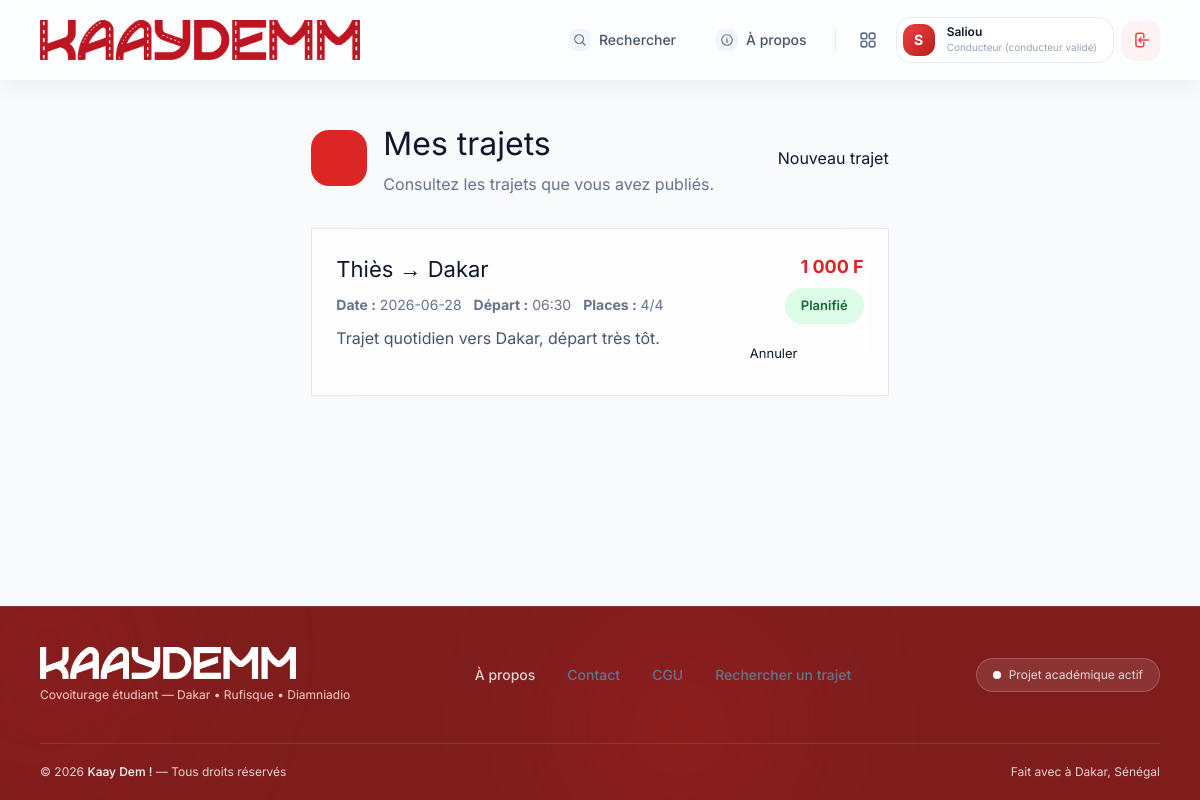
Page /public/conducteur/trajets (signed in) on the committed database.
### tables this page shows
CREATE TABLE trajets (
    id INT AUTO_INCREMENT PRIMARY KEY,
    conducteur_id INT NOT NULL,
    vehicule_id INT NOT NULL,
    ville_depart VARCHAR(100) NOT NULL,
    point_depart VARCHAR(150) NULL,
    ville_arrivee VARCHAR(100) NOT NULL,
    point_arrivee VARCHAR(150) NULL,
    date_trajet DATE NOT NULL,
    heure_depart TIME NOT NULL,
    prix_par_place DECIMAL(10, 2) NOT NULL,
    places_disponibles INT NOT NULL,
    places_totales INT NOT NULL,
    description TEXT NULL,
    climatisation BOOLEAN DEFAULT FALSE,
    musique BOOLEAN DEFAULT TRUE,
    fumeur BOOLEAN DEFAULT FALSE,
    statut ENUM('planifie', 'en_cours', 'termine', 'annule') DEFAULT 'planifie',
    date_creation DATETIME DEFAULT CURRENT_TIMESTAMP,
    FOREIGN KEY (conducteur_id) REFERENCES utilisateurs(id) ON DELETE CASCADE,
    FOREIGN KEY (vehicule_id) REFERENCES vehicules(id) ON DELETE RESTRICT
);

### app/controllers/ConducteurController.php (called while the page is built, shortened)
<?php
class ConducteurController extends Controller {
    private $trajetModel;
    public function __construct() {
        $this->trajetModel = $this->model('Trajet');
    }
    public function mesTrajets() {
        $trajets = $this->trajetModel->getByConducteur($_SESSION['user_id']);
        $data = [
            'titre' => 'Mes trajets',
            'trajets' => $trajets
        ];
        $this->render('conducteur/mes_trajets', $data);
    }
}

### public/index.php (called while the page is built, shortened)
<?php
require_once '../app/core/Database.php';
require_once '../app/core/Controller.php';
require_once '../app/core/Router.php';
$router = new Router();
$router->get('/', 'HomeController', 'index');
$router->get('/a-propos', 'HomeController', 'about');
$router->get('/contact', 'HomeController', 'contact');
$router->get('/auth/connexion', 'AuthController', 'loginForm');
$router->post('/auth/connexion', 'AuthController', 'login');
$router->get('/auth/inscription', 'AuthController', 'registerForm');
$router->post('/auth/inscription', 'AuthController', 'register');
$router->get('/auth/deconnexion', 'AuthController', 'logout');
$router->get('/trajets/recherche', 'TrajetController', 'searchForm');
$router->get('/trajets/resultats', 'TrajetController', 'searchResults');
$router->get('/trajets/detail/{id}', 'TrajetController', 'detail');
$router->get('/passager/dashboard', 'PassagerController', 'dashboard');
$router->get('/passager/reservations', 'PassagerController', 'reservations');
$router->get('/passager/reservation/{id}', 'PassagerController', 'reservation');
$router->get('/passager/reserver/{trajet_id}', 'PassagerController', 'reserverTrajet');
$router->post('/passager/reserver/{trajet_id}', 'PassagerController', 'reserverTrajet');
$router->get('/conducteur/dashboard', 'ConducteurController', 'dashboard');
$router->get('/conducteur/trajets', 'ConducteurController', 'mesTrajets');
$router->get('/conducteur/trajets/nouveau', 'ConducteurController', 'nouveauTrajetForm');
$router->post('/conducteur/trajets/nouveau', 'ConducteurController', 'creerTrajet');
$router->get('/conducteur/vehicule/nouveau', 'ConducteurController', 'nouveauVehiculeForm');
$router->post('/conducteur/vehicule/nouveau', 'ConducteurController', 'creerVehicule');
$router->post('/conducteur/trajet/{trajet_id}/annuler', 'ConducteurController', 'annulerTrajet');
$router->get('/conducteur/reservations', 'ConducteurController', 'reservations');
$router->post('/conducteur/reservation/{reservation_id}/accept', 'ConducteurController', 'acceptReservation');
$router->post('/conducteur/reservation/{reservation_id}/reject', 'ConducteurController', 'rejectReservation');
$router->get('/profil', 'ProfilController', 'index');
$router->get('/admin/dashboard', 'AdminController', 'dashboard');
$router->get('/admin/trajets', 'AdminController', 'trajets');
$router->post('/admin/validerConducteur/{id}', 'AdminController', 'validerConducteur');
$router->post('/admin/refuserConducteur/{id}', 'AdminController', 'refuserConducteur');
$router->get('/passager/devenirConducteur', 'PassagerController', 'devenirConducteurForm');
$router->post('/passager/devenirConducteur', 'PassagerController', 'devenirConducteur');
$uri = $_SERVER['REQUEST_URI'];
$method = $_SERVER['REQUEST_METHOD'];
$router->dispatch($uri, $method);

### app/core/Database.php (called while the page is built, shortened)
<?php
class Database {
    private $host = DB_HOST;
    private $user = DB_USER;
    private $pass = DB_PASS;
    private $dbname = DB_NAME;
    private $dbh;
    private $stmt;
    public function __construct() {
        $dsn = 'mysql:host=' . $this->host . ';dbname=' . $this->dbname . ';charset=utf8mb4';
        $options = array(
            PDO::ATTR_PERSISTENT => true,
            PDO::ATTR_ERRMODE => PDO::ERRMODE_EXCEPTION,
            PDO::ATTR_DEFAULT_FETCH_MODE => PDO::FETCH_OBJ
        );
        try {
            $this->dbh = new PDO($dsn, $this->user, $this->pass, $options);
        } catch(PDOException $e) {
            $this->error = $e->getMessage();
            echo "Erreur de connexion : " . $this->error;
            exit;
        }
    }
    public function query($sql) {
        $this->stmt = $this->dbh->prepare($sql);
    }
    public function bind($param, $value, $type = null) {
        if(is_null($type)) {
            switch(true) {
                case is_int($value):
                    $type = PDO::PARAM_INT;
                    break;
            }
        }
        $this->stmt->bindValue($param, $value, $type);
    }
    public function execute() {
        return $this->stmt->execute();
    }
    public function resultSet() {
        $this->execute();
        return $this->stmt->fetchAll();
    }
}

### app/models/Trajet.php (called while the page is built, shortened)
<?php
class Trajet {
    private $db;
    public function __construct() {
        $this->db = new Database();
    }
    public function getByConducteur($conducteurId) {
        $this->db->query("SELECT t.*, u.nom as conducteur_nom, u.prenom as conducteur_prenom, v.marque, v.modele
                          FROM trajets t
                          JOIN utilisateurs u ON t.conducteur_id = u.id
                          JOIN vehicules v ON t.vehicule_id = v.id
                          WHERE t.conducteur_id = :conducteur_id
                          ORDER BY t.date_trajet ASC, t.heure_depart ASC");
        $this->db->bind(':conducteur_id', $conducteurId);
        return $this->db->resultSet();
    }
}

### app/views/conducteur/mes_trajets.php (the view, shortened to what this page needs)
<div style="max-width: 1100px; margin: 40px auto; padding: 0 20px;">
    <div class="page-header" style="display:flex; justify-content:space-between; align-items:center; gap:20px; margin-bottom:32px;">
        <div class="page-title-group" style="display:flex; align-items:center; gap:16px;">
            <div class="page-title-icon" style="width:56px; height:56px; background:#dc2626; color:white; border-radius:18px; display:flex; align-items:center; justify-content:center;">
            </div>
            <div>
                <h1 style="font-size:2rem; margin:0;">Mes trajets</h1>
                <p style="margin:4px 0 0; color:#64748b;">Consultez les trajets que vous avez publiés.</p>
            </div>
        </div>
        <a href="<?= BASE_URL ?>conducteur/trajets/nouveau" class="btn btn-primary" style="display:inline-flex; align-items:center; gap:8px;"> <i data-lucide="plus-circle"></i> Nouveau trajet</a>
    </div>
    <?php if(empty($trajets)): ?>
        <div class="glass-panel" style="padding: 60px 24px; text-align: center; border: 1px solid #E2E8F0;">
            <div style="font-size: 52px; color: #ef4444; margin-bottom: 24px;">🚗</div>
            <h2 style="font-size: 24px; margin-bottom: 12px;">Aucun trajet publié</h2>
            <p style="color: #64748b; margin-bottom: 24px;">Publiez votre premier trajet pour permettre aux passagers de réserver.</p>
            <a href="<?= BASE_URL ?>conducteur/trajets/nouveau" class="btn btn-outline">Publier un trajet</a>
        </div>
    <?php else: ?>
        <?php
        $statutLabels = [
            'planifie' => ['label' => 'Planifié', 'class' => 'status-success', 'bg' => '#DCFCE7', 'color' => '#166534'],
            'en_cours' => ['label' => 'En cours', 'class' => 'status-info', 'bg' => '#DBEAFE', 'color' => '#1E40AF'],
            'termine' => ['label' => 'Terminé', 'class' => 'status-secondary', 'bg' => '#E2E8F0', 'color' => '#475569'],
            'annule' => ['label' => 'Annulé', 'class' => 'status-danger', 'bg' => '#FEE2E2', 'color' => '#991B1B'],
        ];
        ?>
        <div style="display: grid; gap: 18px;">
            <?php foreach($trajets as $trajet): ?>
                <?php $statutInfo = $statutLabels[$trajet->statut] ?? ['label' => ucfirst($trajet->statut), 'bg' => '#E2E8F0', 'color' => '#475569']; ?>
                <div class="glass-panel" style="padding: 24px; border: 1px solid #E2E8F0;">
                    <div style="display:flex; justify-content:space-between; flex-wrap:wrap; gap:20px; align-items:flex-start;">
                        <div>
                            <h2 style="font-size: 22px; margin-bottom: 8px;"><?= htmlspecialchars($trajet->ville_depart) ?> → <?= htmlspecialchars($trajet->ville_arrivee) ?></h2>
                            <div style="color:#64748b; font-size:14px; margin-bottom:10px; display:flex; gap:12px; flex-wrap:wrap;">
                                <span><strong>Date :</strong> <?= htmlspecialchars($trajet->date_trajet) ?></span>
                                <span><strong>Départ :</strong> <?= substr($trajet->heure_depart, 0, 5) ?></span>
                                <span><strong>Places :</strong> <?= htmlspecialchars($trajet->places_disponibles) ?>/<?= htmlspecialchars($trajet->places_totales) ?></span>
                            </div>
                            <p style="color:#475569; margin:0; line-height:1.7;"><?= nl2br(htmlspecialchars($trajet->description ?: 'Aucune description fournie.')) ?></p>
                        </div>
                        <div style="text-align:right; min-width:180px;">
                            <div style="font-size: 18px; font-weight: 700; color: #dc2626; margin-bottom: 8px;"><?= number_format($trajet->prix_par_place, 0, ',', ' ') ?> F</div>
                            <span style="padding: 8px 16px; border-radius: 999px; display:inline-flex; align-items:center; gap:6px; font-size:13px; font-weight:600; background:<?= $statutInfo['bg'] ?>; color:<?= $statutInfo['color'] ?>; margin-bottom: 12px;"><?= $statutInfo['label'] ?></span>
                            <?php if(in_array($trajet->statut, ['planifie', 'en_cours'], true)): ?>
                                <form action="<?= BASE_URL ?>conducteur/trajet/<?= $trajet->id ?>/annuler" method="POST" onsubmit="return confirm('Annuler ce trajet ? Cette action est irréversible.');">
                                    <button type="submit" class="btn btn-outline" style="width:100%; justify-content:center; font-size:13px; padding:8px 12px;">
                                        <i data-lucide="x-circle" width="14" height="14"></i> Annuler
                                    </button>
                                </form>
                            <?php endif; ?>
                        </div>
                    </div>
                </div>
            <?php endforeach; ?>
        </div>
    <?php endif; ?>
</div>

### app/core/Router.php (shortened to what this page needs)
<?php
class Router {
    protected $routes = [];
    public function add($method, $uri, $controller, $action) {
        $uriPattern = preg_replace('/\{([a-zA-Z0-9_]+)\}/', '(?P<\1>[a-zA-Z0-9_-]+)', $uri);
        $uriPattern = '#^' . $uriPattern . '$#';
        $this->routes[] = [
            'method' => strtoupper($method),
            'uri' => $uri,
            'pattern' => $uriPattern,
            'controller' => $controller,
            'action' => $action
        ];
    }
    public function dispatch($uri, $method) {
        if (!empty($_GET['url'])) {
            $uri = '/' . trim($_GET['url'], '/');
        } else {
            $uri = parse_url($uri, PHP_URL_PATH);
        }
        $uri = '/' . trim($uri, '/');
        $uri = $uri === '/' ? '/' : $uri;
        foreach ($this->routes as $route) {
            if ($route['method'] === $method && preg_match($route['pattern'], $uri, $matches)) {
                $action = $route['action'];
                $controller = new $controllerClass();
                $params = [];
                call_user_func_array([$controller, $action], $params);
                return;
            }
        }
    }
}

### public/assets/css/style.css (style rules this page uses)
html, body { overflow-x: hidden; }

### app/views/layouts/base.php (style rules this page uses)
.glass-panel { background: rgba(255, 255, 255, 0.65); backdrop-filter: blur(20px); -webkit-backdrop-filter: blur(20px); border: 1px solid rgba(255, 255, 255, 0.5); }

### rows in the picture
trajets: ville_depart "Thiès", ville_arrivee "Dakar", date_trajet "2026-06-28", heure_depart "06:30", places_disponibles "4", places_totales "4", description "Trajet quotidien vers Dakar, départ très tôt.", prix_par_place "1 000", statut "Planifié"
